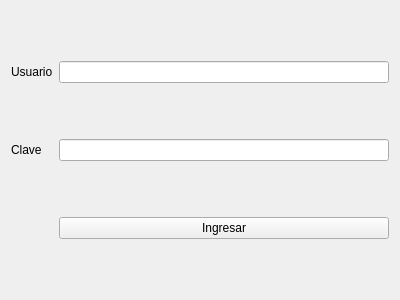
<?xml version="1.0" encoding="UTF-8"?>
<ui version="4.0">
 <class>Login</class>
 <widget class="QWidget" name="Login">
  <property name="geometry">
   <rect>
    <x>0</x>
    <y>0</y>
    <width>400</width>
    <height>300</height>
   </rect>
  </property>
  <property name="windowTitle">
   <string>Form</string>
  </property>
  <layout class="QGridLayout" name="gridLayout">
   <item row="0" column="0">
    <widget class="QLabel" name="lUsuario">
     <property name="text">
      <string>Usuario</string>
     </property>
    </widget>
   </item>
   <item row="0" column="1">
    <widget class="QLineEdit" name="leUsuario"/>
   </item>
   <item row="1" column="0">
    <widget class="QLabel" name="lClave">
     <property name="text">
      <string>Clave</string>
     </property>
    </widget>
   </item>
   <item row="1" column="1">
    <widget class="QLineEdit" name="leClave"/>
   </item>
   <item row="2" column="1">
    <widget class="QPushButton" name="pushButton">
     <property name="text">
      <string>Ingresar</string>
     </property>
    </widget>
   </item>
  </layout>
 </widget>
 <resources/>
 <connections/>
</ui>
